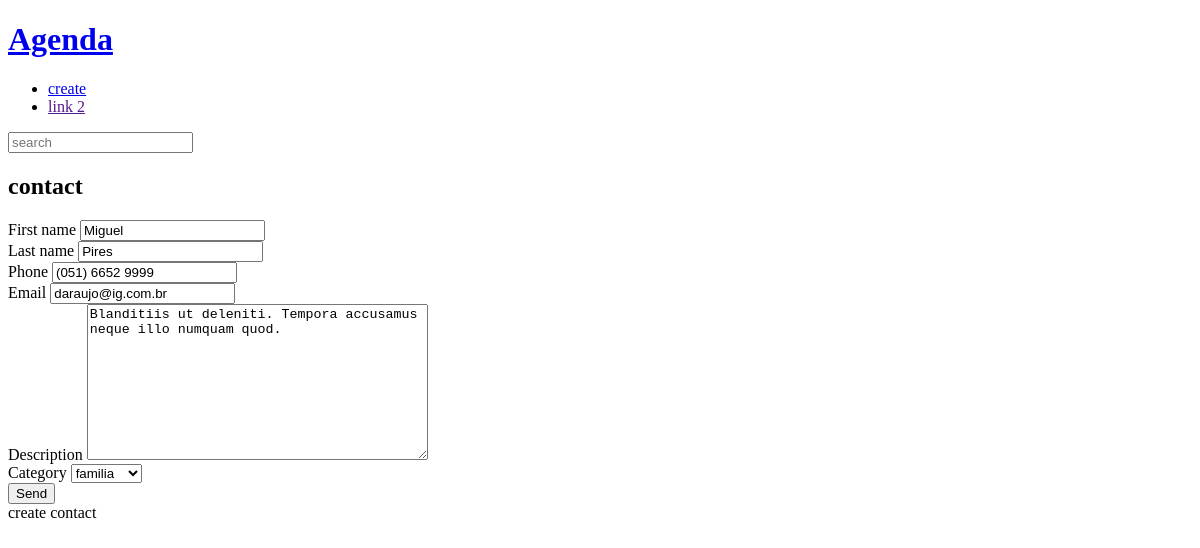
Before: /contact/1002/update with the older database file.
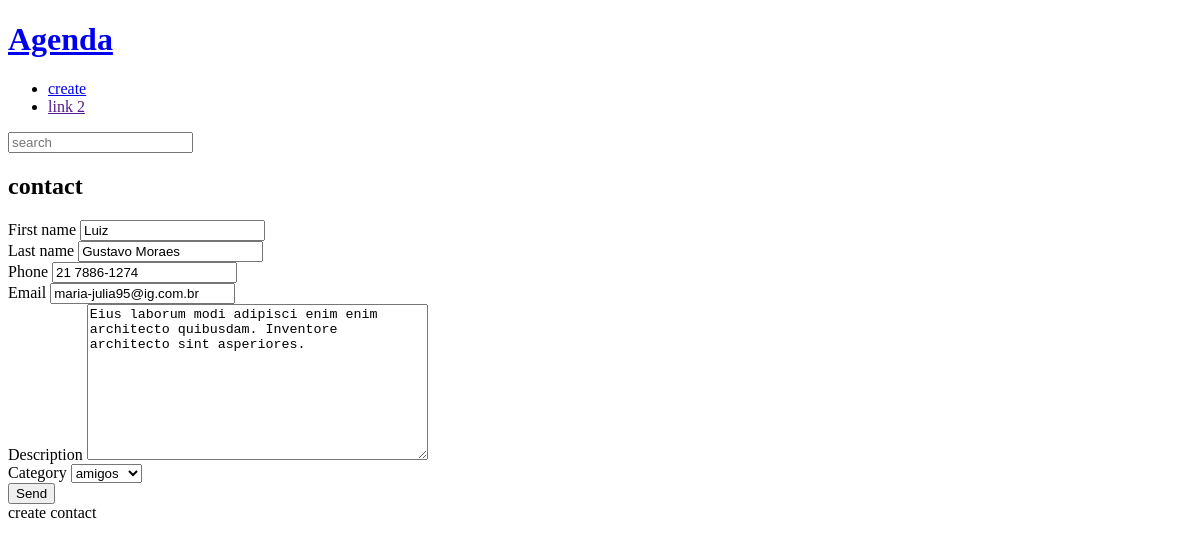
After: the same page with the newer database file.
### contact/models.py (models this page shows, shortened)
class Contact(models.Model):
    first_name = models.CharField(max_length=50)
    last_name = models.CharField(max_length=50,blank=True)
    phone = models.CharField(max_length=15)
    email = models.EmailField(max_length=254, blank=True)
    created_date = models.DateTimeField(default=timezone.now)
    description = models.TextField(blank=True)
    show = models.BooleanField(default=True)
    picture = models.ImageField(upload_to='pictures/%Y/%m', blank=True, null=True)
    Category = models.ForeignKey(
        category,
        on_delete=models.SET_NULL,
        blank=True,
        null=True,
        )

### contact/views/contact_forms.py (the view, shortened to what this page needs)
# urls.py: path('contact/<int:contact_id>/update', views.update, name='update'),
def update (request,contact_id):
    contact = get_object_or_404(
        Contact,
        pk=contact_id,
        show=True,
        )
    form_action  = reverse("contact:update",args=(contact_id,))
    context = {
                "form" : ContactForms(instance=contact),
                "form_action": form_action,
        }
    return render(
        request,
        "contact/create.html",
        context
        )

### contact/forms.py (shortened to what this page needs)
class ContactForms(forms.ModelForm):
    class Meta:
        model = Contact
        fields = (
            "first_name","last_name", "phone",
            "email","description", "Category",
            )
        widgets = {
            "first_name" : forms.TextInput(
                attrs= {
                    "class":"classe - a",
                    "placeholder":" Escreva aqui"
                }
            )
        }

### contact/models.py (called while the page is built)
    def __str__(self) -> str:
        return self.name

### contact/templates/contact/create.html (shortened to what this page needs)
{% extends 'global/base.html' %}
{%block content %}
    <div class="form-wrapper">
        <h2>contact</h2>
        <form
            action="{{form_action}}"
            method="POST"
            enctype="multipart/form-data"
            >
            <div class="form-content">
                {% for field in form %}
                <div class="form-group">
                    <label for="{{ field.id_for_label}}">{{ field.label }}</label>
                    {{field}}
                </div>
            </div>
            {% endfor %}
            <div class="form-content">
                <div class="form-group">
                    <button  class="btn" type="submit" >Send</button>
                </div>
            </div>
        create contact
{%endblock content %}

Changed rows visible on the page:
changed Contact: first_name "Miguel" → "Luiz"; last_name "Pires" → "Gustavo Moraes"; phone "(051) 6652 9999" → "21 7886-1274"; email "daraujo@ig.com.br" → "maria-julia95@ig.com.br"; description "Blanditiis ut deleniti. Tempora accusamus neque illo numquam quod." → "Eius laborum modi adipisci enim enim architecto quibusdam. Inventore architecto sint asperiores."; Category "familia" → "amigos"
